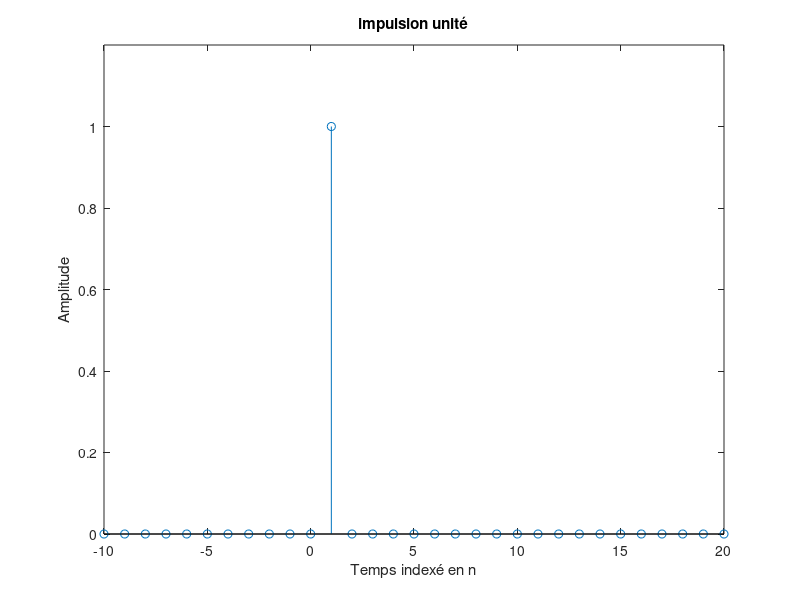

MATLAB code for this plot:
n=-10:20;
%Génération de l'impulsion unité
u=[zeros(1,10) 0 1 zeros(1,19)];
%Tracer le signal généré
stem(n,u);
xlabel('Temps indexé en n');
ylabel('Amplitude');
title('impulsion unité');
axis([-10 20 0 1.2]); 
